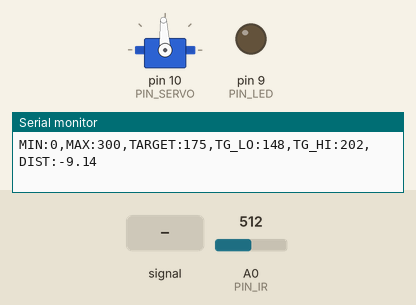
Simulated run of this sketch. Board: Arduino Uno, built with avr-gcc and run on an emulated ATmega328P. On the bench: servo, output pins drawn as LEDs (lit = HIGH), the last lines printed to the serial monitor. Inputs (shaded band) come from the test bench; at power-on: A0 (PIN_IR) = 512.

Above: at 1.2 s.
1.3 s: A0 (PIN_IR) fed a 200 Hz sine of ±255 counts around its level
At 2.97 s:
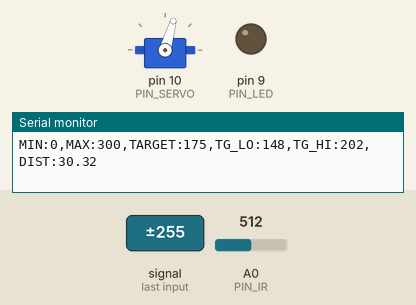
4.3 s: A0 (PIN_IR) set to 716
6.1 s: A0 (PIN_IR) set to 900
At 8.1 s:
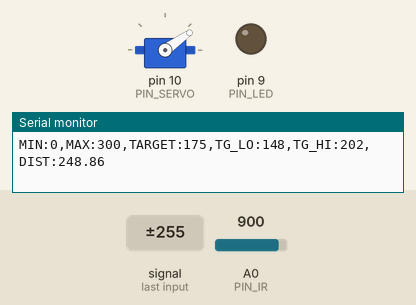
9.1 s: A0 (PIN_IR) set to 230
At 10.5 s:
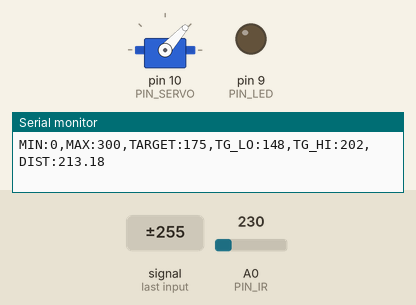
Timing chart, 0 to 12.1 s (numbered marks = the images above; inputs shaded):
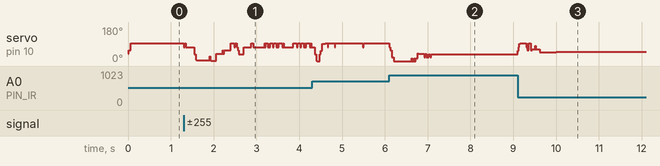

The sketch:

26_PD.ino
```cpp
#include <Servo.h>

// Arduino pin assignment
#define PIN_LED   9
#define PIN_SERVO 10
#define PIN_IR    A0

// Event interval parameters
#define _INTERVAL_DIST    10 // distance sensor interval (unit: ms)
#define _INTERVAL_SERVO   20 // servo interval (unit: ms)
#define _INTERVAL_SERIAL  80  // serial interval (unit: ms)

// EMA filter configuration for the IR distance sensor
#define _EMA_ALPHA 0.04    // EMA weight of new sample (range: 0 to 1)
                          // Setting EMA to 1 effectively disables EMA filter

// Servo adjustment - Set _DUTY_MAX, _NEU, _MIN with your own numbers
#define _DUTY_MAX 1500 // 2000
#define _DUTY_NEU 939 //939 // 1500
#define _DUTY_MIN 500 // 1000

#define _SERVO_ANGLE_DIFF  84  // Replace with |D - E| degree
#define _SERVO_SPEED       800  // servo speed

// Target Distance
#define _DIST_TARGET    240 // Center of the rail (unit:mm)

// PID parameters
#define _KP 3.7  // proportional gain
#define _KD 1151  // derivative gain
//#define _KI 0.0   // integral gain

// global variables

Servo myservo;      // Servo instance

float dist_ema;     // filtered distance

// Event periods
unsigned long last_sampling_time_dist, last_sampling_time_servo, last_sampling_time_serial; // unit: ms
bool event_dist, event_servo, event_serial; // event triggered?

// Servo speed control
int duty_chg_per_interval;     // maximum duty difference per interval

// Servo position
int duty_target, duty_current;

// PID variables
int error_current, error_prev;
float pterm, dterm, iterm;

void setup() {
  // initialize GPIO pins
  pinMode(PIN_LED,OUTPUT);

  myservo.attach(PIN_SERVO);
  duty_target = duty_current = _DUTY_NEU;
  myservo.writeMicroseconds(duty_current);

  // convert angle speed into duty change per interval
  duty_chg_per_interval =
    (float)(_DUTY_MAX - _DUTY_MIN) * ((float)_SERVO_SPEED / _SERVO_ANGLE_DIFF) * (_INTERVAL_SERVO / 1000.0);

  // initialize serial port
  Serial.begin(1000000);

  dist_ema = volt_to_distance(ir_sensor_filtered(20, 0.5, 0));
  error_current = error_prev = _DIST_TARGET - dist_ema;
}

void loop() {
  unsigned long time_current = millis();

  // wait until next event time
  if (time_current >= (last_sampling_time_dist + _INTERVAL_DIST)) {
    last_sampling_time_dist += _INTERVAL_DIST;
    event_dist = true;
  }
  if (time_current >= (last_sampling_time_servo + _INTERVAL_SERVO)) {
    last_sampling_time_servo += _INTERVAL_SERVO;
    event_servo = true;
  }
  if (time_current >= (last_sampling_time_serial + _INTERVAL_SERIAL)) {
    last_sampling_time_serial += _INTERVAL_SERIAL;
    event_serial = true;
  }

  if (event_dist) {
    float dist_filtered; // unit: mm
    int control;

    event_dist = false;

    // get a distance reading from the distance sensor
    dist_filtered = volt_to_distance(ir_sensor_filtered(20, 0.5, 0));
    dist_ema = _EMA_ALPHA * dist_filtered + (1.0 - _EMA_ALPHA) * dist_ema;
    //dist_ema = dist_ema += 5;

   // PID control logic
    error_current = _DIST_TARGET - dist_ema;

    pterm = _KP * error_current;
    dterm = _KD * (error_current - error_prev);

    control = pterm + dterm /* + iterm*/;
    error_prev = error_current;

    duty_target = _DUTY_NEU + control;

    // Limit duty_target within the range of [_DUTY_MIN, _DUTY_MAX]
    if (duty_target < _DUTY_MIN)
      duty_target = _DUTY_MIN; // lower limit
    if (duty_target > _DUTY_MAX)
      duty_target = _DUTY_MAX; // upper limit
  }

  if (event_servo) {
    event_servo = false;

    // adjust duty_current toward duty_target by duty_chg_per_interval
    if (duty_target > duty_current) {
      duty_current += duty_chg_per_interval;
      if (duty_current > duty_target)
        duty_current = duty_target;
    } else {
      duty_current -= duty_chg_per_interval;
      if (duty_current < duty_target)
        duty_current = duty_target;
    }

    // update servo position
    myservo.writeMicroseconds(duty_current);
  }

  if (event_serial) {
    event_serial = false;

    // use for debugging
    if (0) {
      Serial.print(",ERROR:"); Serial.print(error_current);
      Serial.print(",pterm:"); Serial.print(pterm);
      Serial.print(",dterm:"); Serial.print(dterm);
      Serial.print(",duty_target:"); Serial.print(duty_target);
      Serial.print(",duty_current:"); Serial.print(duty_current);
    }
    Serial.print("MIN:0,MAX:300,TARGET:175,TG_LO:148,TG_HI:202,DIST:");
    Serial.println(dist_ema);
  }
}

float volt_to_distance(int a_value)
{
  // Replace next line into your own equation
  // return (6762.0 / (a_value - 9) - 4.0) * 10.0;
  //return 831 + (-3.78 * a_value) + (4.04 * 0.001 * pow(a_value, 2)) + 10;
  return 673 -2.57 * a_value + 2.53*0.001*a_value * a_value -2.2 * 0.0000001 * a_value * a_value * a_value;
}

int compare(const void *a, const void *b) {
  return (*(unsigned int *)a - *(unsigned int *)b);
}

unsigned int ir_sensor_filtered(unsigned int n, float position, int verbose)
{
  // Eliminate spiky noise of an IR distance sensor by repeating measurement and taking a middle value
  // n: number of measurement repetition
  // position: the percentile of the sample to be taken (0.0 <= position <= 1.0)
  // verbose: 0 - normal operation, 1 - observing the internal procedures, and 2 - calculating elapsed time.
  // Example 1: ir_sensor_filtered(n, 0.5, 0) => return the median value among the n measured samples.
  // Example 2: ir_sensor_filtered(n, 0.0, 0) => return the smallest value among the n measured samples.
  // Example 3: ir_sensor_filtered(n, 1.0, 0) => return the largest value among the n measured samples.

  // The output of Sharp infrared sensor includes lots of spiky noise.
  // To eliminate such a spike, ir_sensor_filtered() performs the following two steps:
  // Step 1. Repeat measurement n times and collect n * position smallest samples, where 0 <= postion <= 1.
  // Step 2. Return the position'th sample after sorting the collected samples.

  // returns 0, if any error occurs

  unsigned int *ir_val, ret_val;
  unsigned int start_time;

  if (verbose >= 2)
    start_time = millis();

  if ((n == 0) || (n > 100) || (position < 0.0) || (position > 1))
    return 0;

  if (position == 1.0)
    position = 0.999;

  if (verbose == 1) {
    Serial.print("n: "); Serial.print(n);
    Serial.print(", position: "); Serial.print(position);
    Serial.print(", ret_idx: ");  Serial.println((unsigned int)(n * position));
  }

  ir_val = (unsigned int *)malloc(sizeof(unsigned int) * n);
  if (ir_val == NULL)
    return 0;

  if (verbose == 1)
    Serial.print("IR:");

  for (int i = 0; i < n; i++) {
    ir_val[i] = analogRead(PIN_IR);
    if (verbose == 1) {
        Serial.print(" ");
        Serial.print(ir_val[i]);
    }
  }

  if (verbose == 1)
    Serial.print  ("  => ");

  qsort(ir_val, n, sizeof(unsigned int), compare);
  ret_val = ir_val[(unsigned int)(n * position)];

  if (verbose == 1) {
    for (int i = 0; i < n; i++) {
        Serial.print(" ");
        Serial.print(ir_val[i]);
    }
    Serial.print(" :: ");
    Serial.println(ret_val);
  }
  free(ir_val);

  if (verbose >= 2) {
    Serial.print("Elapsed time: "); Serial.print(millis() - start_time); Serial.println("ms");
  }

  return ret_val;
}
```
